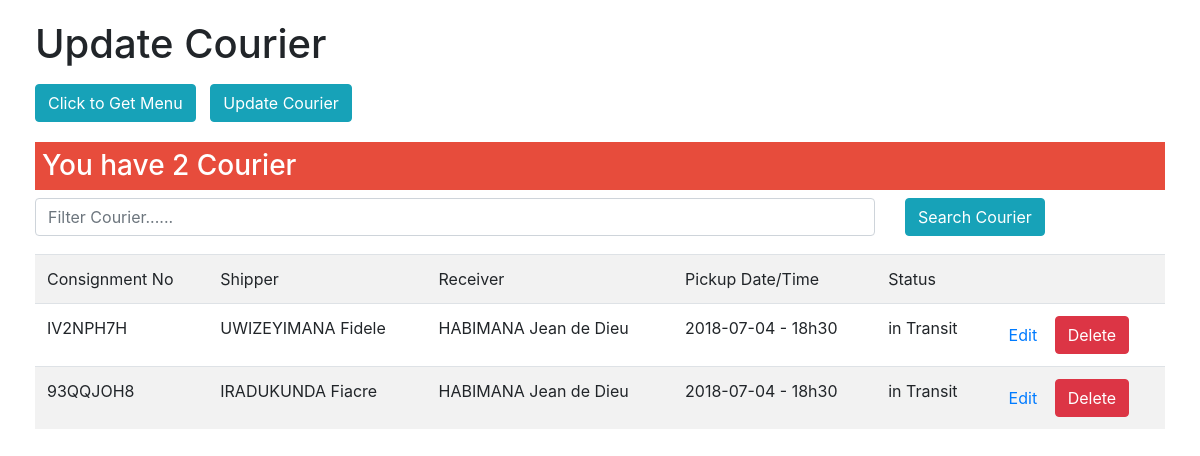
Page /admin/courier_list.php (signed in) on the committed database.
### tables this page shows
CREATE TABLE `tbl_courier` (
  `cid` int(10) NOT NULL,
  `cuid` int(5) NOT NULL,
  `cons_no` varchar(20) NOT NULL,
  `ship_name` varchar(100) NOT NULL,
  `phone` varchar(13) NOT NULL,
  `s_add` varchar(200) NOT NULL,
  `rev_name` varchar(100) NOT NULL,
  `r_phone` varchar(13) NOT NULL,
  `r_add` varchar(200) NOT NULL,
  `dname` varchar(60) NOT NULL,
  `plaque` varchar(15) NOT NULL,
  `type` varchar(40) NOT NULL,
  `qty` int(10) NOT NULL,
  `book_mode` varchar(20) NOT NULL,
  `Totalfreight` int(15) NOT NULL,
  `mode` varchar(20) NOT NULL,
  `office` varchar(30) NOT NULL,
  `pick_date` varchar(20) NOT NULL,
  `pick_time` varchar(10) NOT NULL,
  `status` varchar(20) NOT NULL,
  `comments` varchar(250) NOT NULL,
  `book_date` date NOT NULL
);

### admin/courier_list.php (the view, shortened to what this page needs)
<?php
include('dbconnection.php');
if(strlen($_SESSION['cuid']==0)) {
header('location:login.php');
}else{
$userid=$_SESSION['cuid'];
$query=mysqli_query($con,"select * from tbl_courier where status !='Delivered' and cuid=$userid ORDER BY cid DESC");
?>
<!DOCTYPE html>
<html lang="en">
<head>
    <link href="vendor/bootstrap/css/bootstrap.min.css" rel="stylesheet">
    <link href="css/simple-sidebar.css" rel="stylesheet">
</head>
<body>
    <div id="wrapper">
        <div id="page-content-wrapper">
            <div class="container-fluid">
                <h1><span class="glyphicon glyphicon-cog" aria-hidden="true"></span> Update Courier</h1>
                <a href="#menu-toggle" class="btn btn-info" id="menu-toggle">Click to Get Menu</a>
				<a href="#" class="btn btn-info" style="margin-left:10px;">Update Courier</a>
            </div>
<?php
include 'dbcon.php';
$sql = $conn ->prepare("SELECT COUNT(cid) as m FROM tbl_courier WHERE status !='Delivered'  and cuid=$userid");
                                           $sql -> execute();
                                           $count = $sql->fetchAll();
                                           foreach ($count as $field);
                                           ?>
			<div class="col-md-12">
					<div class="panel panel-default">
					  <div class="panel-heading main-color-bg">
						<h3 class="panel-title">You have <?php echo $field['m'];?> Courier</h3>
					  </div>
					  	<div class="panel-body">
							<div class="row">
							<div class="col-md-9">
								<input class="form-control input-type-space" type="text" name="" placeholder="Filter Courier......">
							</div>
							<div class="col-md-3">
								<input type="submit" value="Search Courier" class="btn btn-info">
							</div>
						</div>
						  <table class="table table-striped table-hover" style="margin-top:18px;">
							<tr>
								<td>Consignment No</td>
								<td>Shipper</td>
								<td>Receiver</td>
								<td>Pickup Date/Time</td>
								<td>Status</td>
								<td></td>
							</tr>
							<?php while($result=mysqli_fetch_array($query)){
							$cid=$result['cid'];
							?>
							<tr>
								<td><?php echo $result['cons_no']; ?></td>
								<td><?php echo $result['ship_name']; ?></td>
								<td><?php echo $result['rev_name']; ?></td>
								<td><?php echo $result['pick_date']; ?> - <?php echo $result['pick_time']; ?></td>
								<td><?php echo $result['status']; ?></td>
								<td><a class="btn btn-default"href="edit-courier.php?cid=<?php echo $cid; ?>">Edit</a> <a class="btn btn-danger"href="<?php echo $cid; ?>">Delete</a></td>
							</tr>
							<?php }?>
						  </table>
					  </div>
						</div>
					</div>
					</div>
				</div>
</body>
</html>
<?php }?>

### admin/css/simple-sidebar.css (style rules this page uses)
body { overflow-x: hidden; }
.main-color-bg { background:#e74c3c !important; border-color:c392b !important; color:#FFFFFF !important; }
.panel-title { padding:7px; }
#wrapper { padding-left: 0; -webkit-transition: all 0.5s ease; -moz-transition: all 0.5s ease; -o-transition: all 0.5s ease; transition: all 0.5s ease; }
#page-content-wrapper { width: 100%; position: absolute; padding: 15px; }
.panel-heading { margin-top:20px; }
@media (min-width:768px) { #wrapper { padding-left: 0; } }
@media (min-width:768px) { #page-content-wrapper { padding: 20px; position: relative; } }

### rows in the picture
tbl_courier: cons_no "IV2NPH7H", ship_name "UWIZEYIMANA Fidele", rev_name "HABIMANA Jean de Dieu", pick_date "2018-07-04", pick_time "18h30", status "in Transit"
tbl_courier: cons_no "93QQJOH8", ship_name "IRADUKUNDA Fiacre", rev_name "HABIMANA Jean de Dieu", pick_date "2018-07-04", pick_time "18h30", status "in Transit"

### other values in the picture
$field['m'] "2"
